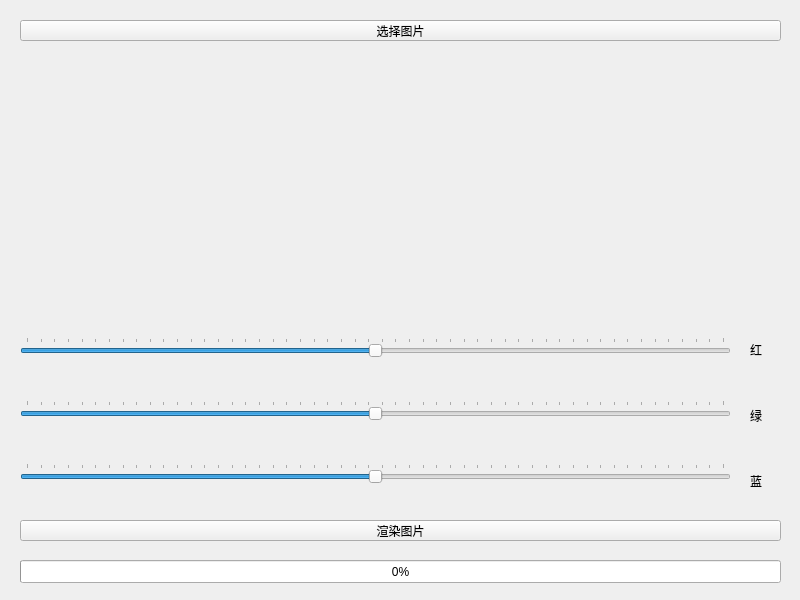
<?xml version="1.0" encoding="UTF-8"?>
<ui version="4.0">
 <class>MainWindow</class>
 <widget class="QMainWindow" name="MainWindow">
  <property name="geometry">
   <rect>
    <x>0</x>
    <y>0</y>
    <width>800</width>
    <height>600</height>
   </rect>
  </property>
  <property name="windowTitle">
   <string>MainWindow</string>
  </property>
  <widget class="QWidget" name="centralwidget">
   <widget class="QPushButton" name="open_pbtn">
    <property name="geometry">
     <rect>
      <x>20</x>
      <y>20</y>
      <width>761</width>
      <height>21</height>
     </rect>
    </property>
    <property name="text">
     <string>选择图片</string>
    </property>
   </widget>
   <widget class="QLabel" name="if_open_lb">
    <property name="geometry">
     <rect>
      <x>20</x>
      <y>50</y>
      <width>761</width>
      <height>21</height>
     </rect>
    </property>
    <property name="text">
     <string/>
    </property>
   </widget>
   <widget class="QWidget" name="verticalLayoutWidget">
    <property name="geometry">
     <rect>
      <x>20</x>
      <y>300</y>
      <width>711</width>
      <height>221</height>
     </rect>
    </property>
    <layout class="QVBoxLayout" name="verticalLayout">
     <item>
      <widget class="QSlider" name="r_slider">
       <property name="minimum">
        <number>-255</number>
       </property>
       <property name="maximum">
        <number>255</number>
       </property>
       <property name="orientation">
        <enum>Qt::Horizontal</enum>
       </property>
       <property name="tickPosition">
        <enum>QSlider::TicksAbove</enum>
       </property>
      </widget>
     </item>
     <item>
      <widget class="QSlider" name="g_slider">
       <property name="minimum">
        <number>-255</number>
       </property>
       <property name="maximum">
        <number>255</number>
       </property>
       <property name="orientation">
        <enum>Qt::Horizontal</enum>
       </property>
       <property name="tickPosition">
        <enum>QSlider::TicksAbove</enum>
       </property>
      </widget>
     </item>
     <item>
      <widget class="QSlider" name="b_slider">
       <property name="minimum">
        <number>-255</number>
       </property>
       <property name="maximum">
        <number>255</number>
       </property>
       <property name="orientation">
        <enum>Qt::Horizontal</enum>
       </property>
       <property name="tickPosition">
        <enum>QSlider::TicksAbove</enum>
       </property>
      </widget>
     </item>
    </layout>
   </widget>
   <widget class="QWidget" name="verticalLayoutWidget_2">
    <property name="geometry">
     <rect>
      <x>750</x>
      <y>320</y>
      <width>31</width>
      <height>191</height>
     </rect>
    </property>
    <layout class="QVBoxLayout" name="verticalLayout_2">
     <item>
      <widget class="QLabel" name="r_lb">
       <property name="text">
        <string>红</string>
       </property>
      </widget>
     </item>
     <item>
      <widget class="QLabel" name="g_lb">
       <property name="text">
        <string>绿</string>
       </property>
      </widget>
     </item>
     <item>
      <widget class="QLabel" name="b__lb">
       <property name="text">
        <string>蓝</string>
       </property>
      </widget>
     </item>
    </layout>
   </widget>
   <widget class="QPushButton" name="render_pbtn">
    <property name="geometry">
     <rect>
      <x>20</x>
      <y>520</y>
      <width>761</width>
      <height>21</height>
     </rect>
    </property>
    <property name="text">
     <string>渲染图片</string>
    </property>
   </widget>
   <widget class="QProgressBar" name="progressBar">
    <property name="geometry">
     <rect>
      <x>20</x>
      <y>560</y>
      <width>761</width>
      <height>23</height>
     </rect>
    </property>
    <property name="value">
     <number>0</number>
    </property>
   </widget>
  </widget>
 </widget>
 <resources/>
 <connections/>
</ui>
